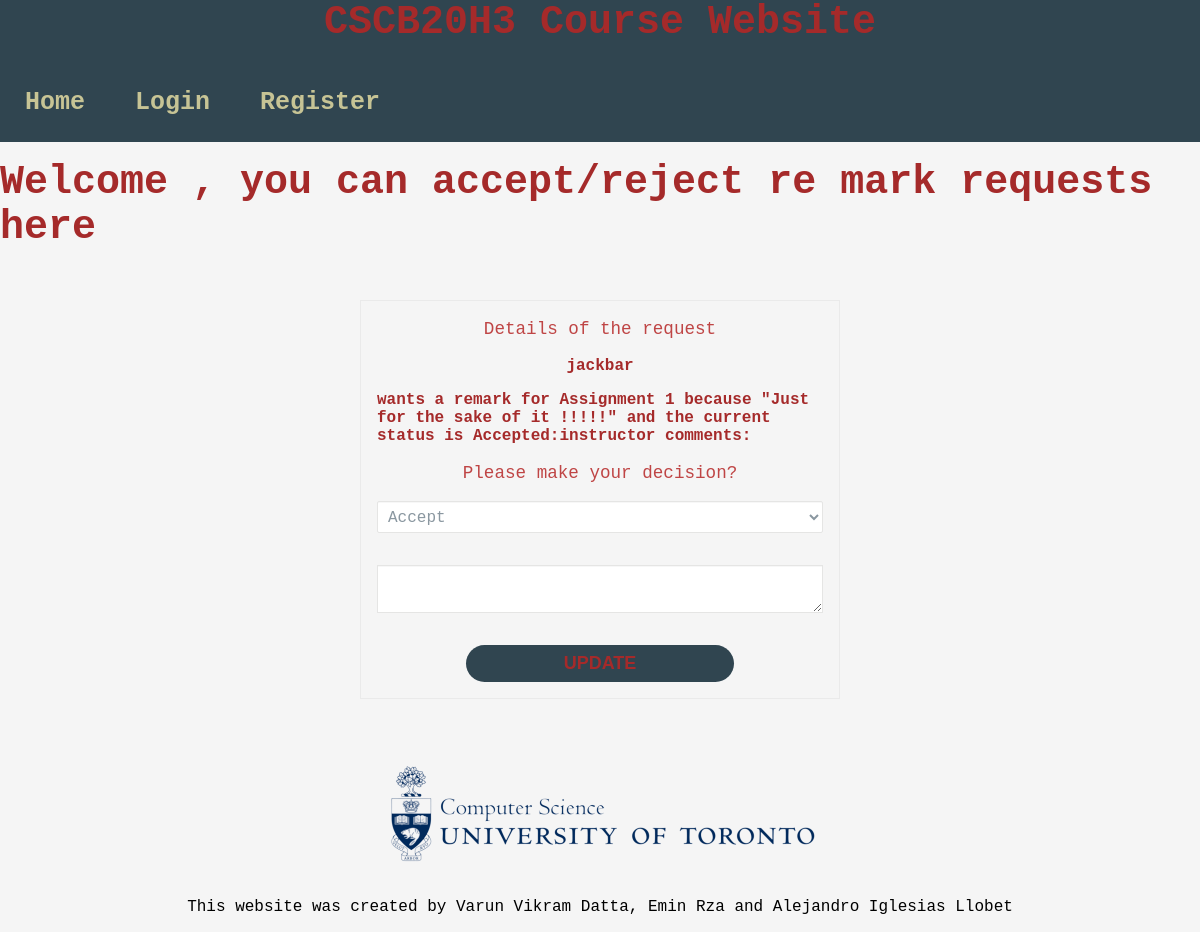
/Update_Remark/1, run on the app's committed database.
### app.py (models this page shows)
class Remark(db.Model):
    __tablename__ = 'Remark'
    id = db.Column(db.Integer, primary_key=True)
    assessment = db.Column(db.String(100), nullable=False) # i.e. assignment1
    reason = db.Column(db.String(2500), nullable=False)
    status = db.Column(db.String(100), nullable=False) # Pending, Approved or Rejected
    student_username = db.Column(db.String(2500), nullable=False)

### app.py (the view)
@app.route('/Update_Remark/<int:id>', methods = ['GET', 'POST'])
def Update_Remark(id):
    pagename = 'Update Remark'
    Remark_to_update = Remark.query.get_or_404(id)
    if request.method == "POST":
        Remark_to_update.status =request.form['Status']+':'+ 'instructor comments: '+request.form['Explanation']
        try:
            db.session.commit()
            return redirect('/View_Remark_Reqs')
        except:
            flash('There was a problem updating the request',"error")
            return redirect('/View_Remark')
    elif request.method == "GET":
        return render_template('/Update_Remark.html',pagename=pagename,Remark_to_update=Remark_to_update)

### templates/Update_Remark.html (shortened to what this page needs)
{% extends "template.html" %}
{% block content %}
<h1> Welcome {{session.user}}, you can accept/reject re mark requests here</h1>
<form action="/Update_Remark/{{Remark_to_update.id}}" method = "POST" id="update_remark">
    <label for="Details">Details of the request</label>
    <h3> <strong>{{Remark_to_update.student_username}}</strong>  </h3> <h3> wants a remark for {{Remark_to_update.assessment}} because "{{Remark_to_update.reason}}"  and the current status is  {{Remark_to_update.status}}
    </h3>
    <label for="Status">Please make your decision?</label>
    <select id="Status" name="Status">
        <option value="Accepted">Accept</option>
    <textarea rows = "20" id="Explanation" name="Explanation"  required> </textarea>
    <button type="register">Update</button>
</form>
{% endblock %}

### static/styles/template.css (style rules this page uses)
html { -webkit-text-size-adjust: 100%; -ms-text-size-adjust: 100%; }
*, *:before, *:after { -moz-box-sizing: border-box; -webkit-box-sizing: border-box; box-sizing: border-box; }
body { background-color:whitesmoke; font-family: "VT323", monospace; margin: 0; }
form { display: flex; gap: 16px; flex-direction: column; align-items: center; max-width: 480px; margin: 50px auto; padding: 16px; border: 1px solid #eaeaea; font-family: "VT323", monospace; justify-content: center; background-color: whitesmoke; }
input[type="text"], input[type="password"], input[type="date"], input[type="datetime"], input[type="email"], input[type="number"], input[type="search"], input[type="tel"], input[type="time"], input[type="url"], textarea, select { background-color: #ffffff; border: 1px solid #e5e5e4; font-size: 16px; height: auto; margin: 0; outline: 0; padding: 8px 18px; height: 48px; width: 100%; color: #8a97a0; box-shadow: 0 1px 0 rgba(0,0,0,0.03) inset; margin-bottom: 16px; transition: all .2s ease; }
select { padding: 6px; height: 32px; border-radius: 2px; font-family: inherit; }
button { font-size: 16px; font-weight: 600; text-transform: uppercase; padding: 8px; color: #c7c495; border-bottom: 40px; background-color: #304550; border: 10px whitesmoke; border-radius: 24px; font-size: 18px; text-align: center; width: 60%; color: brown; }
label { display: block; line-height: 24px; font-size: 16px; font-weight: 400; margin-bottom: 4px; }
label { font-family: "VT323", monospace; font-size: 1.1rem; color: rgb(191, 69, 69); margin: 0; }
h3 { font-family: "VT323", monospace; font-size: 1.0rem; color: brown; margin: 0; }
h1 { font-family: "VT323", monospace; font-size: 2.5rem; color: brown; margin: 0; }

### data on the page
Remark: student_username "jackbar", assessment "Assignment 1", reason "Just for the sake of it !!!!!", status "Accepted:instructor comments:"
